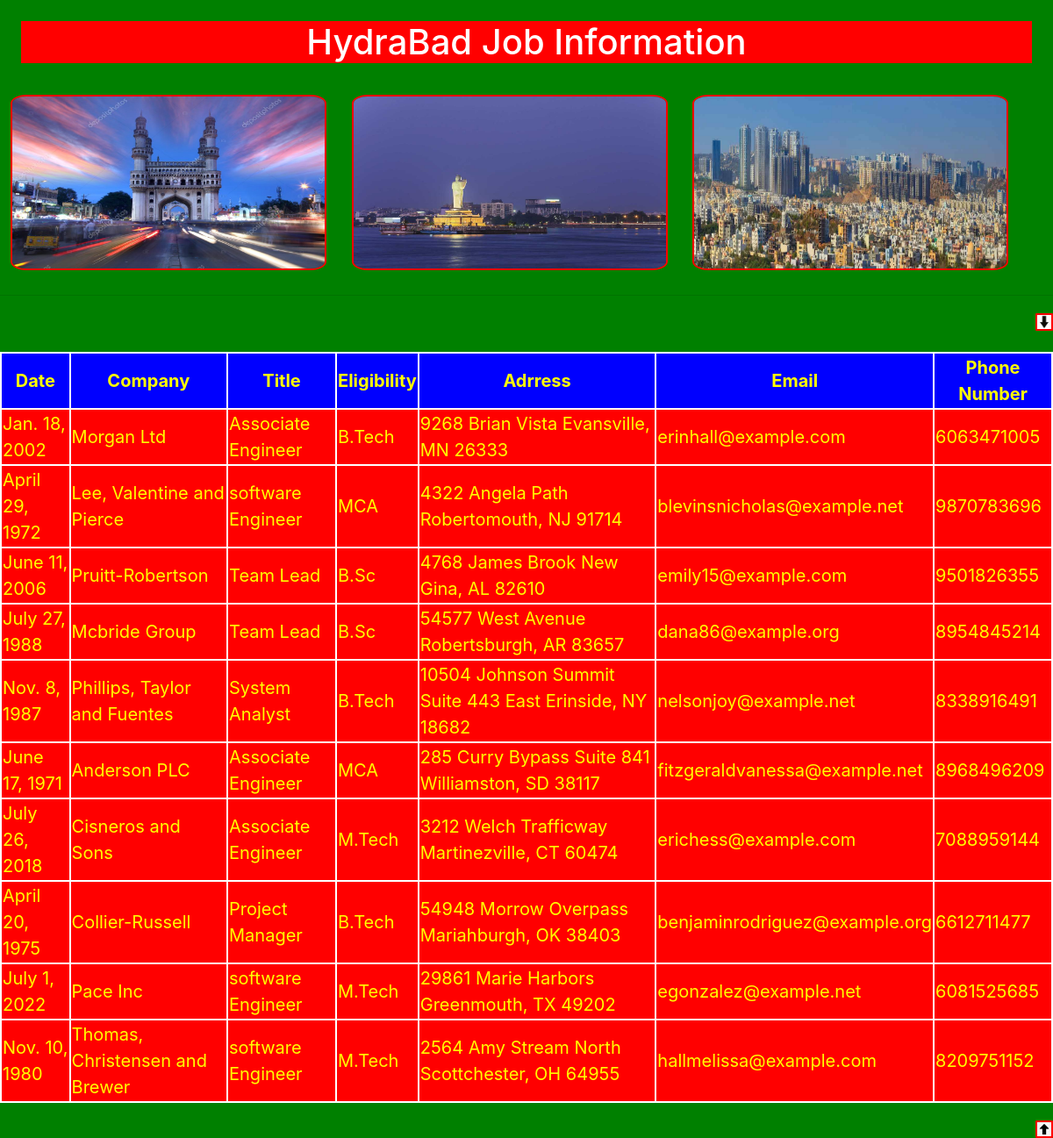
The app's page /testapp/hyd/ with its own data.
### testapp/models.py (models this page shows)
class HydJobs(models.Model):
    date = models.DateField()
    company = models.CharField(max_length=30)
    Title = models.CharField(max_length=100)
    eligibility= models.CharField(max_length=100)
    address=models.CharField(max_length=100)
    email=models.EmailField()
    phonenumber=models.BigIntegerField()

### testapp/views.py (the view)
# urls.py: path('hyd/',views.hydJobs_view,name='hyd'),
def hydJobs_view(request):
    jobs_list=HydJobs.objects.all()
    return render(request,"testapp/job.html",{'jobs_list':jobs_list,'jobname':'HydraBad Job'})

### templates/testapp/job.html (shortened to what this page needs)
<!DOCTYPE html>
{% load static %}
<html lang="en" dir="ltr">
  <head>
    <link rel="stylesheet" href="https://cdn.jsdelivr.net/npm/bootstrap@4.6.2/dist/css/bootstrap.min.css">
    <link rel="stylesheet" href="{% static 'css/jobs.css'%}">
  </head>
  <body>
    <h1>{{jobname}} Information</h1>
    {% if jobname == 'HydraBad Job'%}
    <img src="{% static 'images/hyd1.jpg'%}" alt="">
    <img src="{% static 'images/hyd2.jpg'%}" alt="">
    <img src="{% static 'images/hyd3.jpg'%}" alt="">
    <hr>
    {% endif %}
{% if jobs_list %}
<a id='scroll' href="#bottom"> <img src="{% static "images/down.jpg"%}" alt=""> </a> <br> <br>
   <table border="2">
     <thead>
       <th>Date</th>
       <th>Company</th>
       <th>Title</th>
       <th>Eligibility</th>
       <th>Adrress</th>
       <th>Email</th>
       <th>Phone Number</th>
     </thead>
     {% for job in jobs_list %}
     <tr>
       <td>{{job.date}}</td>
       <td>{{job.company}}</td>
       <td>{{job.Title}}</td>
       <td>{{job.eligibility}}</td>
       <td>{{job.address}}</td>
       <td>{{job.email}}</td>
       <td>{{job.phonenumber}}</td>
     </tr>
     {% endfor %}
   </table>
   {% else %}
    <p id="specialp"> No jobs found in {{jobname}}</p>
    <p id="bottom"></p>
    <a href="#top"> Click to go top </a>
{% endif %}
<a id='scroll' href="#top"> <img src="{% static "images/up.jpg"%}" alt=""> </a>
  </body>
</html>

### static/css/jobs.css (style rules this page uses)
body { background-color: green; }
h1 { color:white; text-align: center; background: red; margin:2%; }
html { height: 100%; width: 100%; }
img { height: 200px; width: 30%; margin: 1%; border: 2px red solid; border-radius: 5%; }
table,thead,th,tr,td { color:yellow; border:2px solid white; font-size: 20px; margin:auto; background: red; }
th,thead { background: blue; text-align: center; }
#scroll { float: right; }
#scroll img { width: 20px; height: 20px; }

### records on screen
HydJobs: date "Jan. 18, 2002", company "Morgan Ltd", Title "Associate Engineer", eligibility "B.Tech", address "9268 Brian Vista Evansville, MN 26333", email "erinhall@example.com", phonenumber "6063471005"
HydJobs: date "April 29, 1972", company "Lee, Valentine and Pierce", Title "software Engineer", eligibility "MCA", address "4322 Angela Path Robertomouth, NJ 91714", email "blevinsnicholas@example.net", phonenumber "9870783696"
HydJobs: date "June 11, 2006", company "Pruitt-Robertson", Title "Team Lead", eligibility "B.Sc", address "4768 James Brook New Gina, AL 82610", email "emily15@example.com", phonenumber "9501826355"
HydJobs: date "July 27, 1988", company "Mcbride Group", Title "Team Lead", eligibility "B.Sc", address "54577 West Avenue Robertsburgh, AR 83657", email "dana86@example.org", phonenumber "8954845214"
HydJobs: date "Nov. 8, 1987", company "Phillips, Taylor and Fuentes", Title "System Analyst", eligibility "B.Tech", address "10504 Johnson Summit Suite 443 East Erinside, NY 18682", email "nelsonjoy@example.net", phonenumber "8338916491"
HydJobs: date "June 17, 1971", company "Anderson PLC", Title "Associate Engineer", eligibility "MCA", address "285 Curry Bypass Suite 841 Williamston, SD 38117", email "fitzgeraldvanessa@example.net", phonenumber "8968496209"
HydJobs: date "July 26, 2018", company "Cisneros and Sons", Title "Associate Engineer", eligibility "M.Tech", address "3212 Welch Trafficway Martinezville, CT 60474", email "erichess@example.com", phonenumber "7088959144"
HydJobs: date "April 20, 1975", company "Collier-Russell", Title "Project Manager", eligibility "B.Tech", address "54948 Morrow Overpass Mariahburgh, OK 38403", email "benjaminrodriguez@example.org", phonenumber "6612711477"
HydJobs: date "July 1, 2022", company "Pace Inc", Title "software Engineer", eligibility "M.Tech", address "29861 Marie Harbors Greenmouth, TX 49202", email "egonzalez@example.net", phonenumber "6081525685"
HydJobs: date "Nov. 10, 1980", company "Thomas, Christensen and Brewer", Title "software Engineer", eligibility "M.Tech", address "2564 Amy Stream North Scottchester, OH 64955", email "hallmelissa@example.com", phonenumber "8209751152"

### other values on screen
{{ jobname }} "HydraBad Job"
